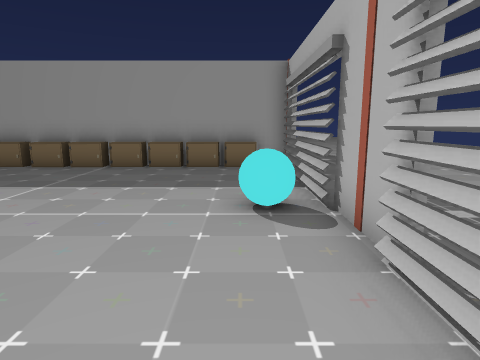
view 1 (above)

22 first-person views from a walk through a 3-D level made in the Unity game engine. The camera is 1.4 m above the floor, tilts 10° down and sees 75° across. The floor is counted in squares, 1 m on a side. Each view is taken from the middle of a square. On the plan, view 1 faces up. The plan holds only what a view shows up to about 14 squares ahead; the rest is blank. The place goes on beyond the plan. Some animated figures are left out. Door leaves are left out, so doorways stand open. Some surface patterns are stand-ins.

view 2
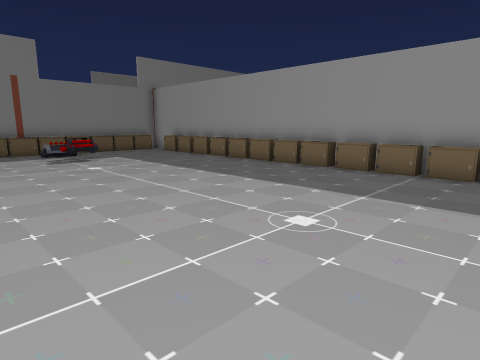

view 3
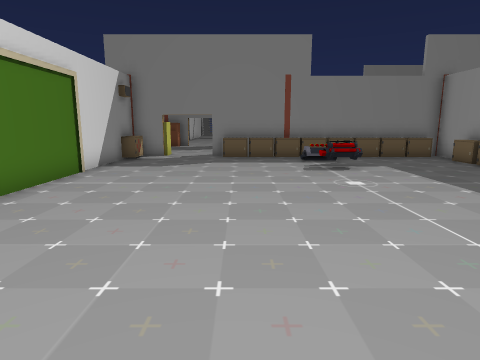

view 4
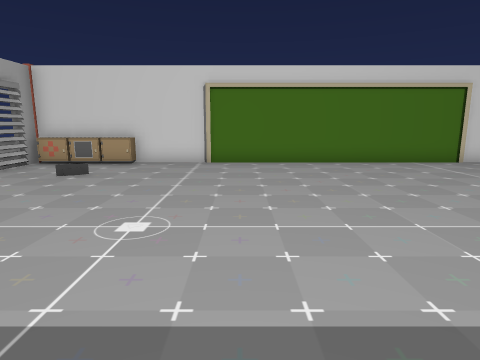

view 5
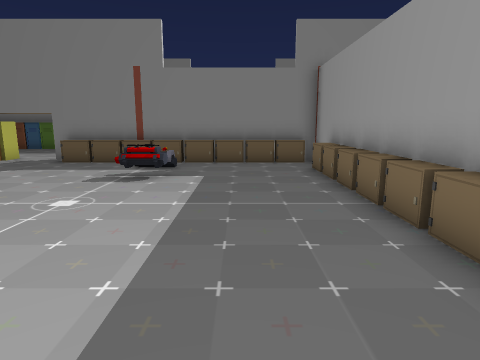

view 6
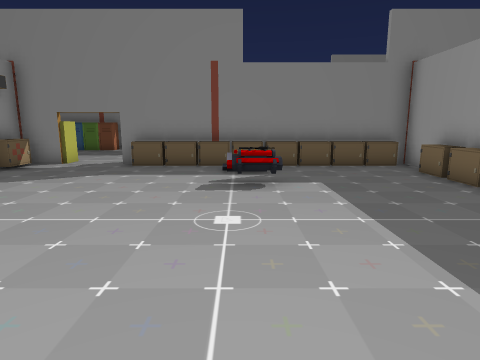

view 7
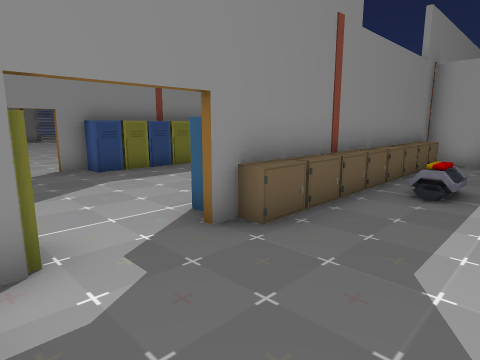

view 8
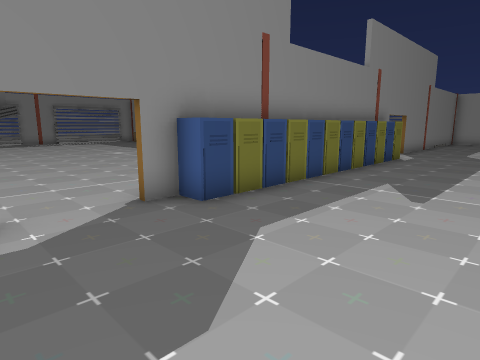

view 9
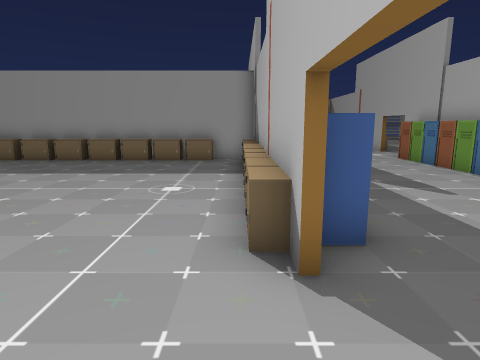

view 10
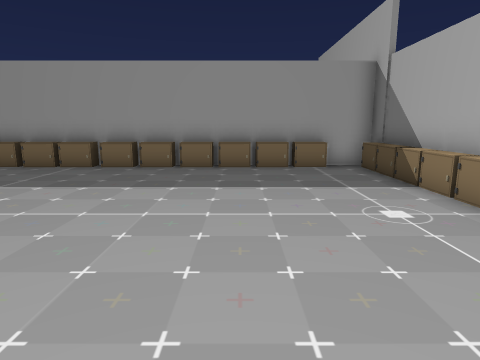

view 11
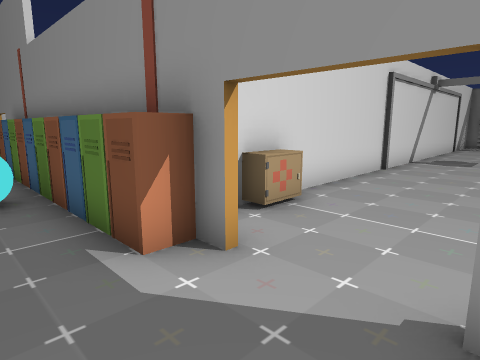

view 12
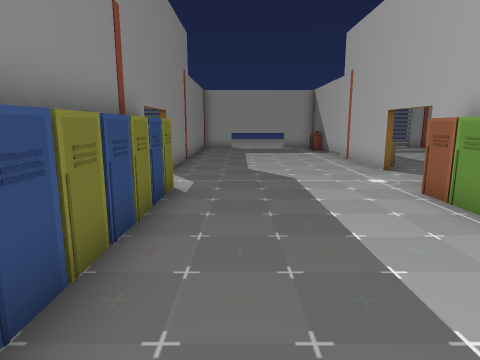

view 13
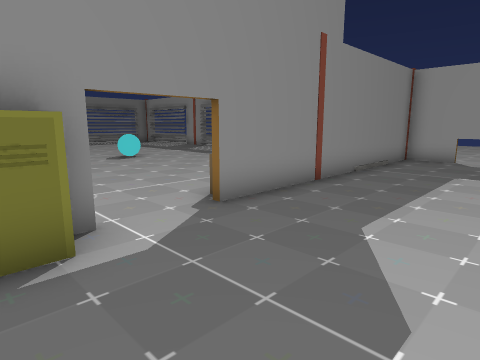

view 14
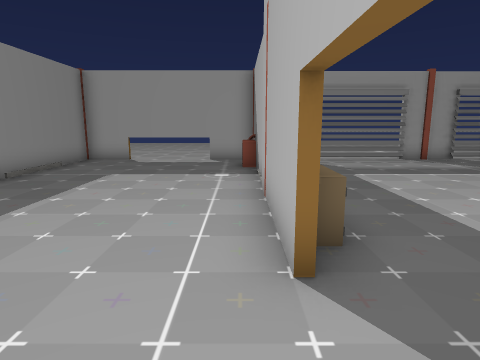

view 15
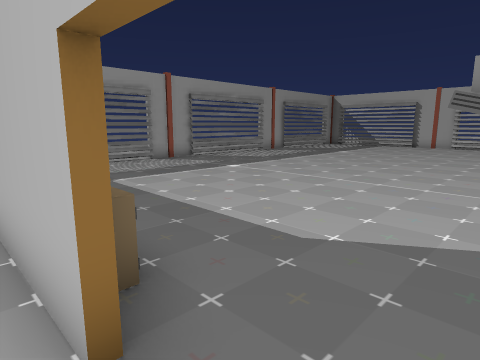

view 16
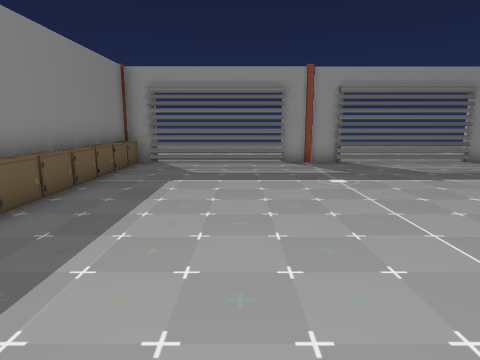

view 17
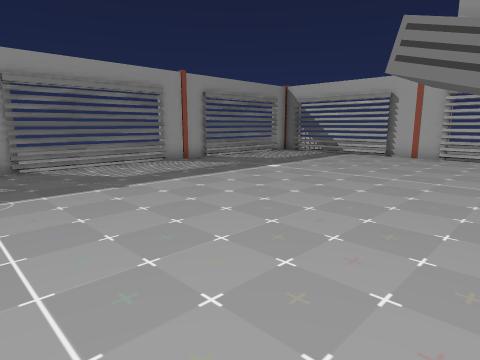

view 18
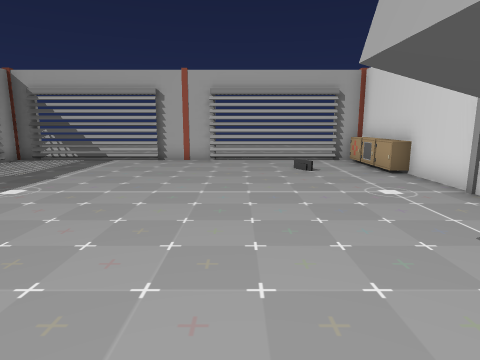

view 19
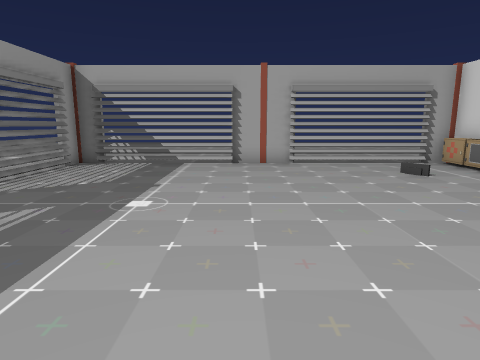

view 20
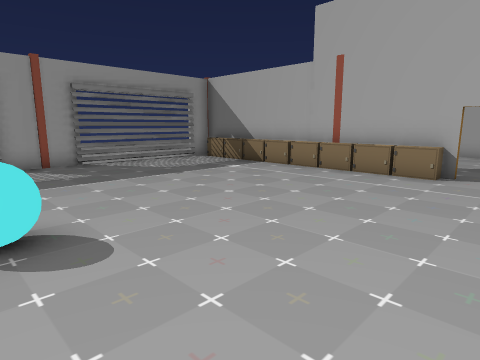

view 21
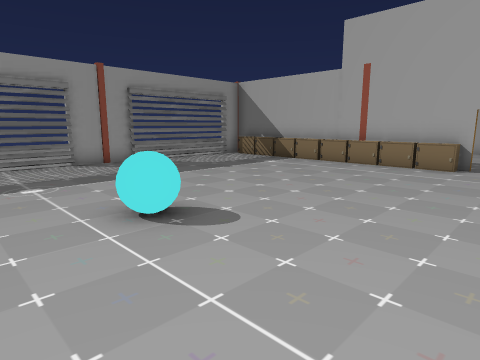

view 22
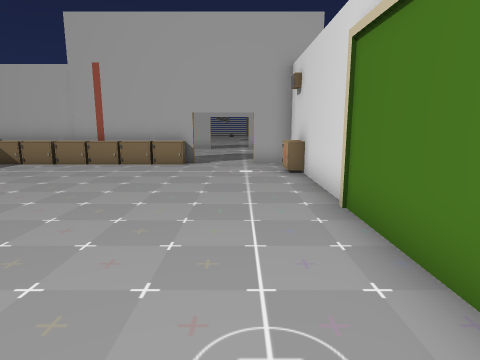

### Floor plan
Key: @ floor where view 1 was taken; # wall or solid block; . floor; D open door; L locker; B ball; P projector; O other object.
Columns run from 38 left of view 1 to 3 right of it. Each row starts with its distance up from view 1.
 25   ..###.... ##DDD##################....##
 24  ..........L#......L....................#
 23  ..........L#.....OL...................#.
 22  ..........L#......L...................#.
 21  ..........L#......L...................#.
 20  ..........L#......L...................#.
 19  ..........L#......L....................#
 18  .BB.......L#......L....................#
 17 ..BB.......L#...... ....................#
 16 ...........L#......L...................#.
 15 ...........L#......#...................#.
 14  ...........D......D........PP.........#.
 13 . ..........D......D....      .........#.
 12   ........L.L......#            ....LLLL#.
 11 LLLLL#LLLLL#L.....L# LL#LLL#LLL#LLLLLLLL#.
 10 ..LL.L.....LL.....LL....................#.
  9 ...........LL.....LL...................#..
  8  ..........LL.....LL...................#.
  7  ..........LL.....LL...................#.
  6   .........LL..... L..OO..............BB.
  5    ........LL..... LO.OO..............BB#.
  4     .......LL....  L....................#.
  3    ........LL....  L....................#.
  2   .........LL.....LL...................#.
  1  ..........L#.....LL...................
  0 P...........D......D..................@
 -1 ............D.....LD...................#.
 -2 .........LL.L..... LL...............LLLL#
 -3 ##########L L..    #L###############L#LL#
 -4             L.
 -5             LB
 -6             LBB

Positions as (right, up) in squares from view 1, and headings:
1: (0, 0), facing up
2: (-2, 1), facing up-left
3: (-5, 2), facing left
4: (-6, 9), facing down
5: (-7, 8), facing left
6: (-8, 5), facing left
7: (-16, -2), facing up-left
8: (-21, -2), facing up-left
9: (-27, -2), facing up
10: (-31, 0), facing up
11: (-24, 1), facing down-left
12: (-24, 5), facing up
13: (-22, 11), facing up-left
14: (-20, 12), facing up
15: (-20, 13), facing up-right
16: (-15, 13), facing up
17: (-13, 14), facing up-right
18: (-11, 16), facing right
19: (-10, 19), facing right
20: (-36, 13), facing up-right
21: (-38, 13), facing up-right
22: (-38, 13), facing right
